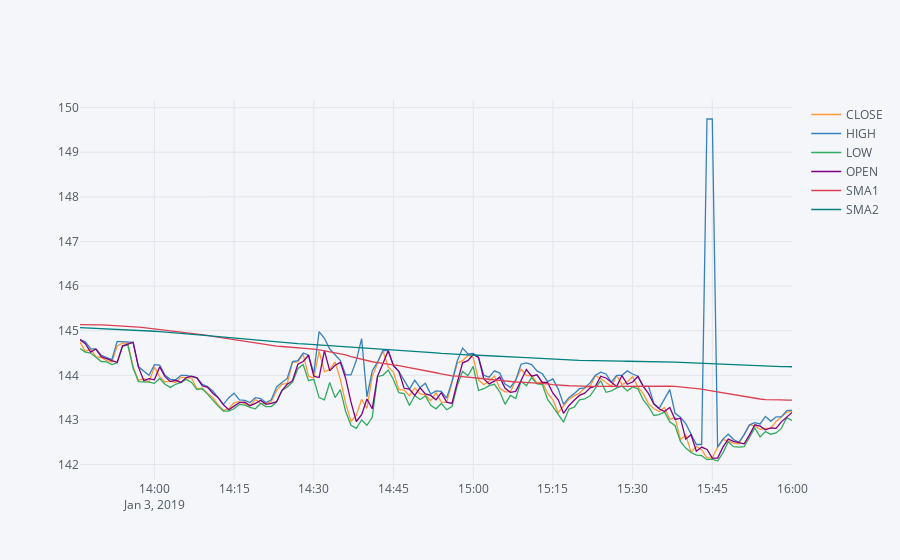

Source (notebook cell):
### Code cell
apple.iplot()

### Figure 1 — Plotly figure (JSON) as saved in the notebook; plotly's stock layout.template omitted (floating-point values rounded to 4 significant figures; data arrays with more than 128 entries replaced by an {"elided": "..."} marker saying what was removed)
{"data": [{"line": {"color": "rgba(255, 153, 51, 1.0)", "dash": "solid", "shape": "linear", "width": 1.3}, "mode": "lines", "name": "CLOSE", "text": "", "type": "scatter", "x": {"elided": "135 str values"}, "y": {"elided": "135 float values"}}, {"line": {"color": "rgba(55, 128, 191, 1.0)", "dash": "solid", "shape": "linear", "width": 1.3}, "mode": "lines", "name": "HIGH", "text": "", "type": "scatter", "x": {"elided": "135 str values"}, "y": {"elided": "135 float values"}}, {"line": {"color": "rgba(50, 171, 96, 1.0)", "dash": "solid", "shape": "linear", "width": 1.3}, "mode": "lines", "name": "LOW", "text": "", "type": "scatter", "x": {"elided": "135 str values"}, "y": {"elided": "135 float values"}}, {"line": {"color": "rgba(128, 0, 128, 1.0)", "dash": "solid", "shape": "linear", "width": 1.3}, "mode": "lines", "name": "OPEN", "text": "", "type": "scatter", "x": {"elided": "135 str values"}, "y": {"elided": "135 float values"}}, {"line": {"color": "rgba(219, 64, 82, 1.0)", "dash": "solid", "shape": "linear", "width": 1.3}, "mode": "lines", "name": "SMA1", "text": "", "type": "scatter", "x": {"elided": "135 str values"}, "y": {"elided": "135 float values"}}, {"line": {"color": "rgba(0, 128, 128, 1.0)", "dash": "solid", "shape": "linear", "width": 1.3}, "mode": "lines", "name": "SMA2", "text": "", "type": "scatter", "x": {"elided": "135 str values"}, "y": {"elided": "135 float values"}}], "layout": {"legend": {"bgcolor": "#F5F6F9", "font": {"color": "#4D5663"}}, "paper_bgcolor": "#F5F6F9", "plot_bgcolor": "#F5F6F9", "title": {"font": {"color": "#4D5663"}}, "xaxis": {"gridcolor": "#E1E5ED", "showgrid": true, "tickfont": {"color": "#4D5663"}, "title": {"font": {"color": "#4D5663"}, "text": ""}, "zerolinecolor": "#E1E5ED"}, "yaxis": {"gridcolor": "#E1E5ED", "showgrid": true, "tickfont": {"color": "#4D5663"}, "title": {"font": {"color": "#4D5663"}, "text": ""}, "zerolinecolor": "#E1E5ED"}}}
